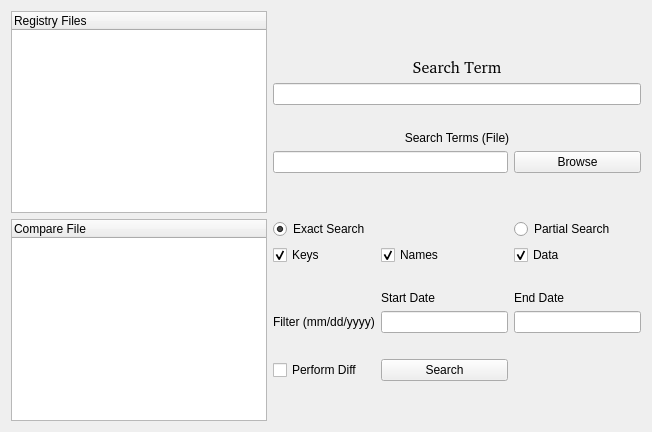
          <widget class="QWidget" name="SearchTab">
           <attribute name="title">
            <string>Search</string>
           </attribute>
           <layout class="QGridLayout" name="gridLayout_21">
            <item row="0" column="0">
             <layout class="QGridLayout" name="gridLayout_20">
              <item row="0" column="0" rowspan="3">
               <layout class="QGridLayout" name="gridLayout_8">
                <item row="0" column="0">
                 <widget class="QTreeWidget" name="searchTreeWidget">
                  <property name="selectionMode">
                   <enum>QAbstractItemView::ExtendedSelection</enum>
                  </property>
                  <column>
                   <property name="text">
                    <string>Registry Files</string>
                   </property>
                  </column>
                 </widget>
                </item>
                <item row="1" column="0">
                 <widget class="QTreeWidget" name="searchDiffTreeWidget">
                  <column>
                   <property name="text">
                    <string>Compare File</string>
                   </property>
                  </column>
                 </widget>
                </item>
               </layout>
              </item>
              <item row="0" column="1">
               <spacer name="horizontalSpacer_15">
                <property name="orientation">
                 <enum>Qt::Horizontal</enum>
                </property>
                <property name="sizeHint" stdset="0">
                 <size>
                  <width>208</width>
                  <height>20</height>
                 </size>
                </property>
               </spacer>
              </item>
              <item row="1" column="1">
               <layout class="QGridLayout" name="gridLayout_6">
                <item row="14" column="2">
                 <widget class="QLabel" name="label_13">
                  <property name="text">
                   <string>End Date</string>
                  </property>
                  <property name="alignment">
                   <set>Qt::AlignLeading|Qt::AlignLeft|Qt::AlignVCenter</set>
                  </property>
                 </widget>
                </item>
                <item row="17" column="1">
                 <widget class="QPushButton" name="searchPushButton">
                  <property name="text">
                   <string>Search</string>
                  </property>
                 </widget>
                </item>
                <item row="14" column="1">
                 <widget class="QLabel" name="label_12">
                  <property name="text">
                   <string>Start Date</string>
                  </property>
                  <property name="alignment">
                   <set>Qt::AlignLeading|Qt::AlignLeft|Qt::AlignVCenter</set>
                  </property>
                 </widget>
                </item>
                <item row="14" column="0">
                 <widget class="QLabel" name="label_14">
                  <property name="text">
                   <string/>
                  </property>
                  <property name="alignment">
                   <set>Qt::AlignCenter</set>
                  </property>
                 </widget>
                </item>
                <item row="11" column="2">
                 <widget class="QRadioButton" name="partialSearchRadioButton">
                  <property name="text">
                   <string>Partial Search</string>
                  </property>
                 </widget>
                </item>
                <item row="11" column="0">
                 <widget class="QRadioButton" name="exactSearchRadioButton">
                  <property name="text">
                   <string>Exact Search</string>
                  </property>
                  <property name="checked">
                   <bool>true</bool>
                  </property>
                 </widget>
                </item>
                <item row="12" column="0">
                 <widget class="QCheckBox" name="searchKeysCheckBox">
                  <property name="text">
                   <string>Keys</string>
                  </property>
                  <property name="checked">
                   <bool>true</bool>
                  </property>
                 </widget>
                </item>
                <item row="12" column="1">
                 <widget class="QCheckBox" name="searchNamesCheckBox">
                  <property name="text">
                   <string>Names</string>
                  </property>
                  <property name="checked">
                   <bool>true</bool>
                  </property>
                 </widget>
                </item>
                <item row="12" column="2">
                 <widget class="QCheckBox" name="searchDataCheckBox">
                  <property name="text">
                   <string>Data</string>
                  </property>
                  <property name="checked">
                   <bool>true</bool>
                  </property>
                 </widget>
                </item>
                <item row="4" column="0" colspan="3">
                 <widget class="QLabel" name="label_15">
                  <property name="text">
                   <string>Search Terms (File)</string>
                  </property>
                  <property name="alignment">
                   <set>Qt::AlignCenter</set>
                  </property>
                 </widget>
                </item>
                <item row="2" column="0" colspan="3">
                 <widget class="QLineEdit" name="searchLineEdit"/>
                </item>
                <item row="8" column="2">
                 <widget class="QPushButton" name="searchTermsPushButton">
                  <property name="text">
                   <string>Browse</string>
                  </property>
                 </widget>
                </item>
                <item row="8" column="0" colspan="2">
                 <widget class="QLineEdit" name="searchTermsLineEdit"/>
                </item>
                <item row="9" column="0" colspan="3">
                 <spacer name="horizontalSpacer_9">
                  <property name="orientation">
                   <enum>Qt::Horizontal</enum>
                  </property>
                  <property name="sizeHint" stdset="0">
                   <size>
                    <width>40</width>
                    <height>20</height>
                   </size>
                  </property>
                 </spacer>
                </item>
                <item row="3" column="0" colspan="3">
                 <spacer name="horizontalSpacer_10">
                  <property name="orientation">
                   <enum>Qt::Horizontal</enum>
                  </property>
                  <property name="sizeHint" stdset="0">
                   <size>
                    <width>40</width>
                    <height>20</height>
                   </size>
                  </property>
                 </spacer>
                </item>
                <item row="10" column="0" colspan="3">
                 <spacer name="horizontalSpacer_12">
                  <property name="orientation">
                   <enum>Qt::Horizontal</enum>
                  </property>
                  <property name="sizeHint" stdset="0">
                   <size>
                    <width>40</width>
                    <height>20</height>
                   </size>
                  </property>
                 </spacer>
                </item>
                <item row="15" column="0">
                 <widget class="QLabel" name="label_16">
                  <property name="text">
                   <string>Filter (mm/dd/yyyy)</string>
                  </property>
                 </widget>
                </item>
                <item row="15" column="1">
                 <widget class="QLineEdit" name="searchStartDateLineEdit"/>
                </item>
                <item row="15" column="2">
                 <widget class="QLineEdit" name="searchEndDateLlineEdit"/>
                </item>
                <item row="13" column="0" colspan="3">
                 <spacer name="horizontalSpacer_13">
                  <property name="orientation">
                   <enum>Qt::Horizontal</enum>
                  </property>
                  <property name="sizeHint" stdset="0">
                   <size>
                    <width>40</width>
                    <height>20</height>
                   </size>
                  </property>
                 </spacer>
                </item>
                <item row="16" column="0" colspan="3">
                 <spacer name="horizontalSpacer_14">
                  <property name="orientation">
                   <enum>Qt::Horizontal</enum>
                  </property>
                  <property name="sizeHint" stdset="0">
                   <size>
                    <width>40</width>
                    <height>20</height>
                   </size>
                  </property>
                 </spacer>
                </item>
                <item row="17" column="0">
                 <widget class="QCheckBox" name="performSearchDiffCheckBox">
                  <property name="text">
                   <string>Perform Diff</string>
                  </property>
                 </widget>
                </item>
                <item row="1" column="0" colspan="3">
                 <widget class="QLabel" name="searchTermLabel">
                  <property name="font">
                   <font>
                    <family>Bitstream Charter</family>
                    <pointsize>12</pointsize>
                   </font>
                  </property>
                  <property name="text">
                   <string>Search Term</string>
                  </property>
                  <property name="alignment">
                   <set>Qt::AlignCenter</set>
                  </property>
                 </widget>
                </item>
                <item row="0" column="0" colspan="3">
                 <spacer name="horizontalSpacer">
                  <property name="orientation">
                   <enum>Qt::Horizontal</enum>
                  </property>
                  <property name="sizeHint" stdset="0">
                   <size>
                    <width>40</width>
                    <height>20</height>
                   </size>
                  </property>
                 </spacer>
                </item>
                <item row="18" column="0" colspan="3">
                 <spacer name="horizontalSpacer_2">
                  <property name="orientation">
                   <enum>Qt::Horizontal</enum>
                  </property>
                  <property name="sizeHint" stdset="0">
                   <size>
                    <width>40</width>
                    <height>20</height>
                   </size>
                  </property>
                 </spacer>
                </item>
               </layout>
              </item>
              <item row="2" column="1">
               <spacer name="horizontalSpacer_16">
                <property name="orientation">
                 <enum>Qt::Horizontal</enum>
                </property>
                <property name="sizeHint" stdset="0">
                 <size>
                  <width>368</width>
                  <height>20</height>
                 </size>
                </property>
               </spacer>
              </item>
             </layout>
            </item>
           </layout>
          </widget>
